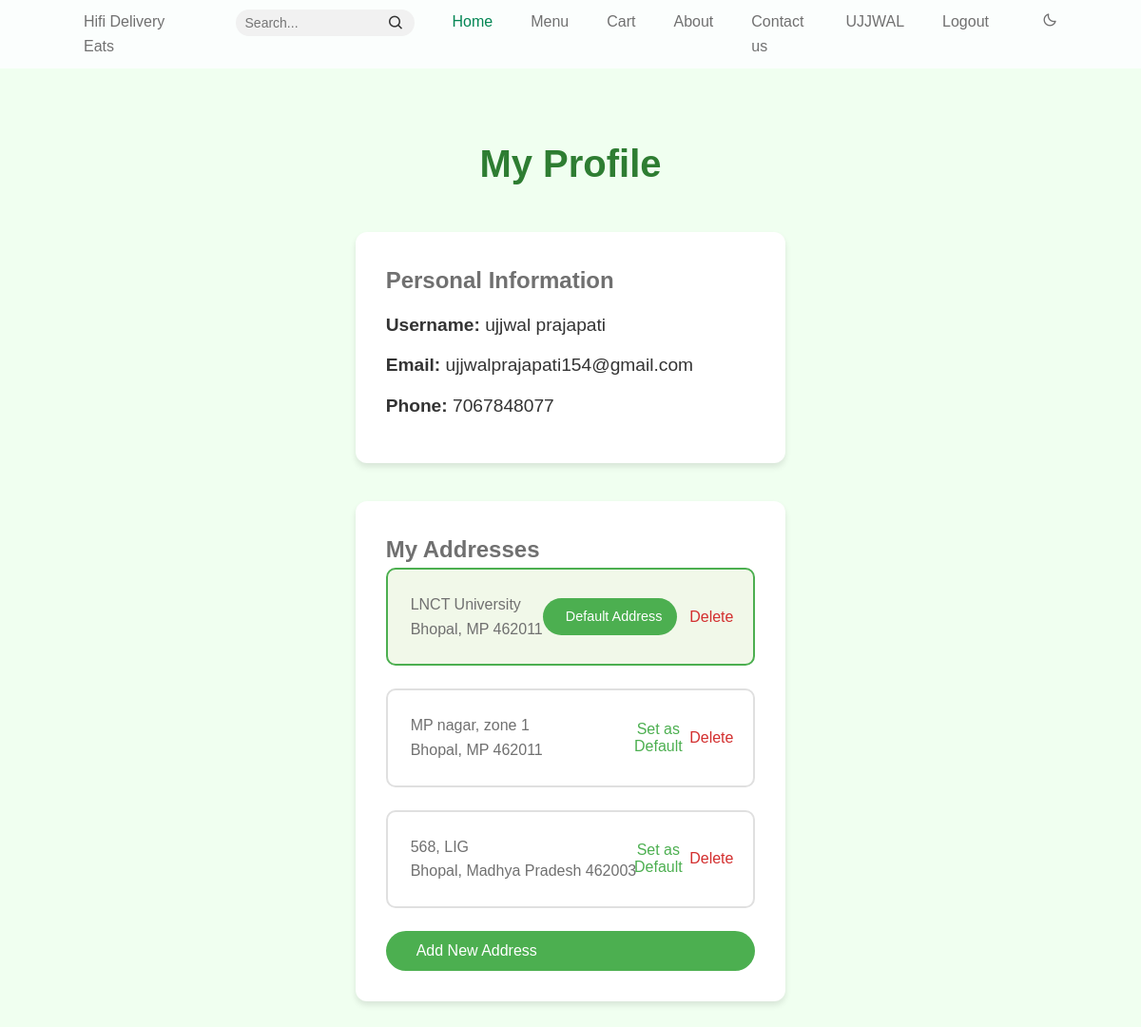
/user/profile (signed in), run on the app's committed database.
### models.py (models this page shows, shortened)
class Customer(UserMixin, db.Model):
    __tablename__ = 'customer'
    id = db.Column(db.Integer, primary_key=True)
    username = db.Column(db.String(100))
    email = db.Column(db.String(100), unique=True)
    phone = db.Column(db.Integer,unique=True, nullable=False)
    password = db.Column(db.String(100), nullable=False)
    addresses = db.relationship("Address", backref="customer", lazy=True)
    orders = db.relationship("Order", back_populates="user", foreign_keys="Order.user_id")  # Orders placed by the user

class Address(db.Model):
    __tablename__ = 'address'
    id = db.Column(db.Integer, primary_key=True)
    customer_id = db.Column(db.Integer, db.ForeignKey('customer.id'), nullable=False)
    address_line = db.Column(db.String(255), nullable=False)
    city = db.Column(db.String(50), nullable=False)
    state = db.Column(db.String(50), nullable=False)
    zip_code = db.Column(db.String(20), nullable=False)
    is_preferred = db.Column(db.Boolean, default=False)

### routes.py (the view)
    @app.route('/user/profile')
    @login_required
    def customer():
        return render_template('user/profile.html', user=current_user)

### templates/user/profile.html (shortened to what this page needs)
{% extends "index.html" %}
{% block css %}
{{ super() }}
<link rel="stylesheet" href="{{ url_for('static', filename='css/user/profile.css') }}">
{% endblock css %}
{% block content %}
<div class="profile-container">
    <div class="profile-header">
        <h1>My Profile</h1>
    </div>
    <div class="profile-section user-details">
        <h2>Personal Information</h2>
        <div class="user-info">
            <p><strong>Username:</strong> {{ current_user.username }}</p>
            <p><strong>Email:</strong> {{ current_user.email }}</p>
            <p><strong>Phone:</strong> {{ current_user.phone }}</p>
        </div>
    </div>
    <div class="profile-section addresses">
        <h2>My Addresses</h2>
        <div class="addresses-list">
            {% for address in current_user.addresses %}
            <div class="address-card {% if address.is_preferred %}preferred{% endif %}">
                <div class="address-content">
                    <p>{{ address.address_line }}</p>
                    <p>{{ address.city }}, {{ address.state }} {{ address.zip_code }}</p>
                </div>
                <div class="address-actions">
                    {% if address.is_preferred %}
                    <span class="preferred-badge"> Default Address</span>
                    {% else %}
                    <button class="btn-make-preferred" data-address-id="{{ address.id }}">
                         Set as Default
                    </button>
                    {% endif %}
                    <button class="btn-delete-address" data-address-id="{{ address.id }}">
                         Delete
                    </button>
                </div>
            </div>
            {% endfor %}
        </div>
        <button id="btn-add-address" class="btn-primary">
             Add New Address
        </button>
    </div>
</div>
{% endblock %}

### templates/index.html (shortened to what this page needs)
<!DOCTYPE html>
<html lang="en">
  <head>
    {% block css %}
      <link rel="stylesheet" href="/css/index.css" />
    {% endblock css %}
    <link
      href="https://cdn.jsdelivr.net/npm/boxicons@2.0.5/css/boxicons.min.css"
      rel="stylesheet"
    />
  </head>
  <body>
    <header class="l-header" id="header">
      <nav class="nav bd-container">
        <a href="#" class="nav__logo">Hifi Delivery Eats</a>
        <div class="nav__menu" id="nav-menu">
          <ul class="nav__list">
            <li class="nav__item">
              <form class="search-form">
                <input
                  type="text"
                  class="search-input"
                  placeholder="Search..."
                  aria-label="Search"
                />
                <button type="submit" class="search-button">
                  <i class="bx bx-search"></i>
                </button>
              </form>
            </li>
            <li class="nav__item">
              <a href="#home" class="nav__link active-link">Home</a>
            </li>
            <li class="nav__item">
              <a href="#menu" class="nav__link">Menu</a>
            </li>
            <li class="nav__item">
              <a href="#cart" class="nav__link">Cart</a>
            </li>
            <li class="nav__item">
              <a href="{{ url_for('about') }}" class="nav__link">About</a>
            </li>
            <li class="nav__item">
              <a href="{{ url_for('contact') }}" class="nav__link">Contact us</a>
            </li>
            {% if user %}
            <li class="nav__item">
              <a href="{{url_for('customer')}}" class="nav__link">{{ user.username.split()[0] | upper }}</a>
            </li>
            <li class="nav__item">
              <a href="{{ url_for('logout') }}" class="nav__link">Logout</a>
            </li>
            {% else %}
            <li class="nav__item">
              <a href="/signin" class="nav__link">Sign In</a>
            </li>
            {% endif %}
            <li class="nav__item">
              <i class="bx bx-moon change-theme" id="theme-button"></i>
            </li>
          </ul>
        </div>
      </nav>
    </header>
    <main class="l-main">
      {% block content %}{% endblock content %}
    </main>
  </body>
</html>

### static/css/index.css (style rules this page uses)
:root { --header-height: 3rem; --first-color: #048654; --first-color-alt: #ffa500; --title-color: #393939; --text-color: #707070; --text-color-light: #a6a6a6; --body-color: #fbfefd; --container-color: #ffffff; --body-font: "Poppins", sans-serif; --biggest-font-size: 2.25rem; --h1-font-size: 1.5rem; --h2-font-size: 1.25rem; --h3-font-size: 1rem; --normal-font-size: 0.938rem; --small-font-size: 0.813rem; --smaller-font-size: 0.75rem; --font-medium: 500; --font-semi-bold: 600; --mb-1: 0.5rem; --mb-2: 1rem; --mb-3: 1.5rem; --mb-4: 2rem; --mb-5: 2.5rem; --mb-6: 3rem; --z-tooltip: 10; --z-fixed: 100; }
@media screen and (min-width: 768px) { :root { --biggest-font-size: 4rem; --h1-font-size: 2.25rem; --h2-font-size: 1.5rem; --h3-font-size: 1.25rem; --normal-font-size: 1rem; --small-font-size: 0.875rem; --smaller-font-size: 0.813rem; } }
html { scroll-behavior: smooth; }
.change-theme { position: absolute; right: 1rem; top: 1.8rem; color: var(--text-color); font-size: 1rem; cursor: pointer; }
body { margin: var(--header-height) 0 0 0; font-family: var(--body-font); font-size: var(--normal-font-size); background-color: var(--body-color); color: var(--text-color); line-height: 1.6; }
h1, h2, h3, p, ul { margin: 0; }
ul { padding: 0; list-style: none; }
a { text-decoration: none; }
.bd-container { max-width: 960px; width: calc(100% - 2rem); margin-left: var(--mb-2); margin-right: var(--mb-2); }
.l-header { width: 100%; position: fixed; top: 0; left: 0; z-index: var(--z-fixed); background-color: var(--body-color); }
.nav { max-width: 1024px; height: var(--header-height); display: flex; justify-content: space-between; align-items: center; }
.nav__item { margin-bottom: var(--mb-2); }
.nav__link, .nav__logo, .nav__toggle { color: var(--text-color); font-weight: var(--font-medium); }
.nav__link { transition: 0.3s; }
.active-link { color: var(--first-color); }
@media screen and (min-width: 768px) { body { margin: 0; } }
@media screen and (min-width: 768px) { .nav { height: calc(var(--header-height) + 1.5rem); } }
@media screen and (min-width: 768px) { .nav__list { display: flex; } }
@media screen and (min-width: 768px) { .nav__item { margin-left: var(--mb-5); margin-bottom: 0; } }
@media screen and (min-width: 768px) { .change-theme { position: initial; margin-left: var(--mb-2); } }
@media screen and (min-width: 960px) { .bd-container { margin-left: auto; margin-right: auto; } }
.search-form { display: flex; align-items: center; background-color: #f1f1f1; border-radius: 25px; padding: 5px 10px; }
.search-input { border: none; outline: none; background: transparent; font-size: 14px; width: 150px; transition: width 0.3s ease; }
.search-button { background: none; border: none; cursor: pointer; padding: 0; display: flex; align-items: center; justify-content: center; }
.search-button i { font-size: 18px; color: #333; }
* { margin: 0; padding: 0; box-sizing: border-box; font-family: 'Arial', sans-serif; }
body { background-color: #f0fff0; display: flex; justify-content: center; align-items: center; height: 100vh; }
button { width: 100%; padding: 10px; background: #008000; color: white; border: none; border-radius: 5px; font-size: 16px; cursor: pointer; transition: 0.3s; }

### data on the page
Customer: username "UJJWAL", username "ujjwal prajapati", email "ujjwalprajapati154@gmail.com", phone "7067848077"
Address: address_line "LNCT University", city "Bhopal", state "MP", zip_code "462011", is_preferred "Default Address"
Address: address_line "MP nagar, zone 1", city "Bhopal", state "MP", zip_code "462011"
Address: address_line "568, LIG", city "Bhopal", state "Madhya Pradesh", zip_code "462003"
